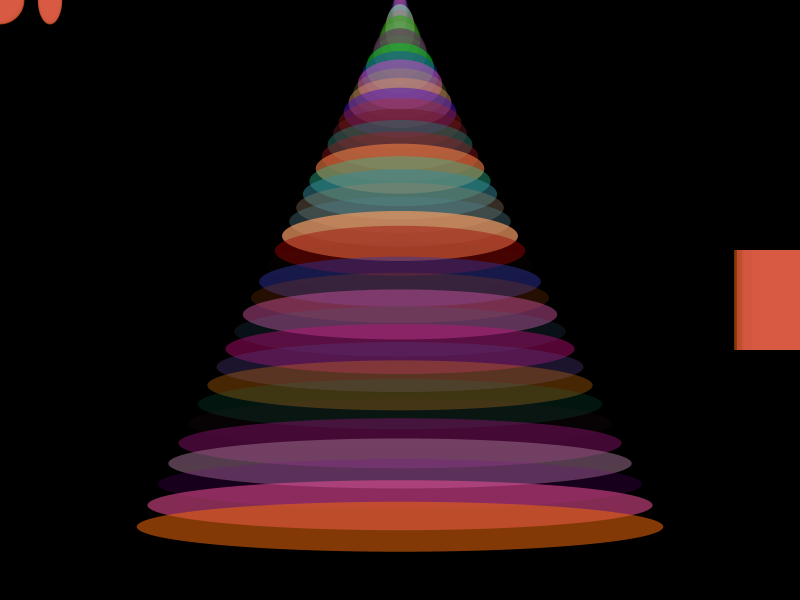
Frame 1 (no input)
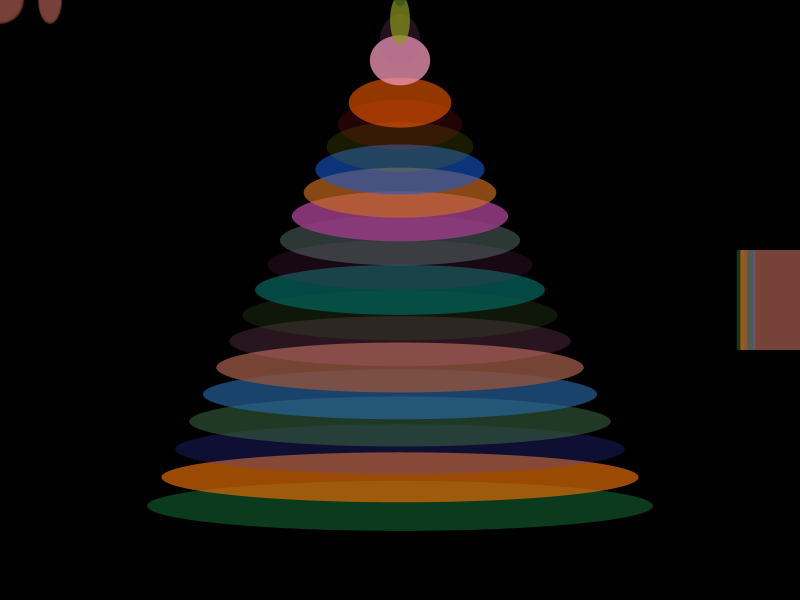
Frame 60 (the mouse pressed at the canvas centre just before this capture)
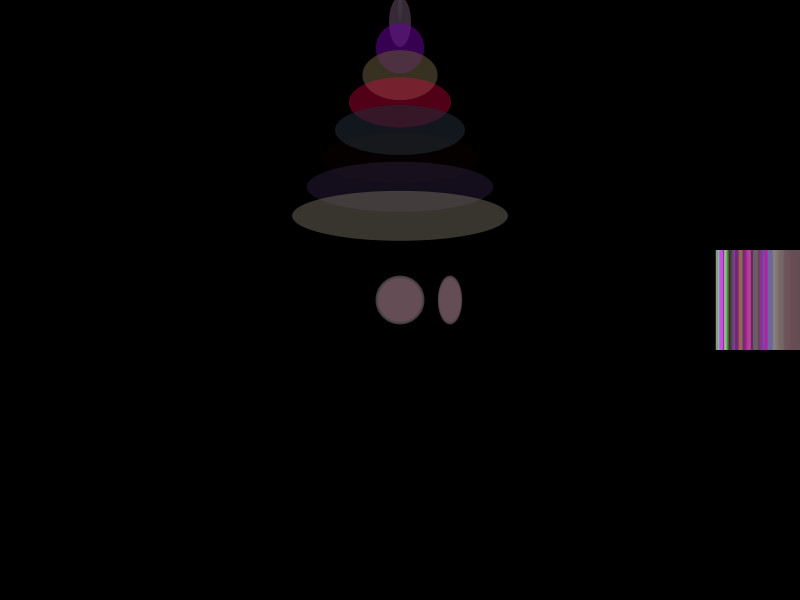
Frame 120 (the mouse held since frame 60 and released just before this capture)

The Processing sketch that drew these frames (run headless with seeded random() and noise(); from frame 60 on, the mouse is pressed at the canvas centre):

// Processing sketch: processing_7757
// ── processing_7757.pde

// x and y postions
int [] xpos = new int[50];
int [] ypos = new int[50];
float r;
float b;
float g;
float a;
float x= 100;//x gravity
float y= 0; //y gravity
float speed = 0;//gravity
float gravity = .5;//gravity

void setup(){
  size (800, 600);
  smooth();
  
  //initialize
  for (int i=0; i<xpos.length; i++){
  xpos [i]=0;
  ypos [i]=0;
}
}

void draw(){
  background(0);
  rectMode(RADIUS);
  
  //shift array values
  for (int i=0; i <xpos.length-1; i++){
    xpos[i] = xpos[i+1];
    ypos[i] = ypos[i+1];
  }
  
  //new location
  xpos [xpos.length-1] = mouseX;
  ypos [ypos.length-1] = mouseY;
  
  //draw everything
  for (int i = 0; i < xpos.length; i++) {
   noStroke ();
   fill (r, b, g, a);
   r=random(255-1*2);
   g=random(255-i*2);
   b=random(255-i*2);
   a=random(255-i*2);
   
   ellipse (width/2, y, y, x/2);
   rect (width, height/2, y/8, x/2);
   
   if (y> height){
    speed = speed*-.99;
  }
  if (y<width){
    speed = speed-.05;
  }
   
   //add speed to y location
  y =y +speed;
  //add to gravity to speed
  speed = speed +gravity;
 
    ellipse (xpos[i], ypos[i], i, i);
    ellipse (xpos[i]+50, ypos[i], i*.5, i);
  }
}
